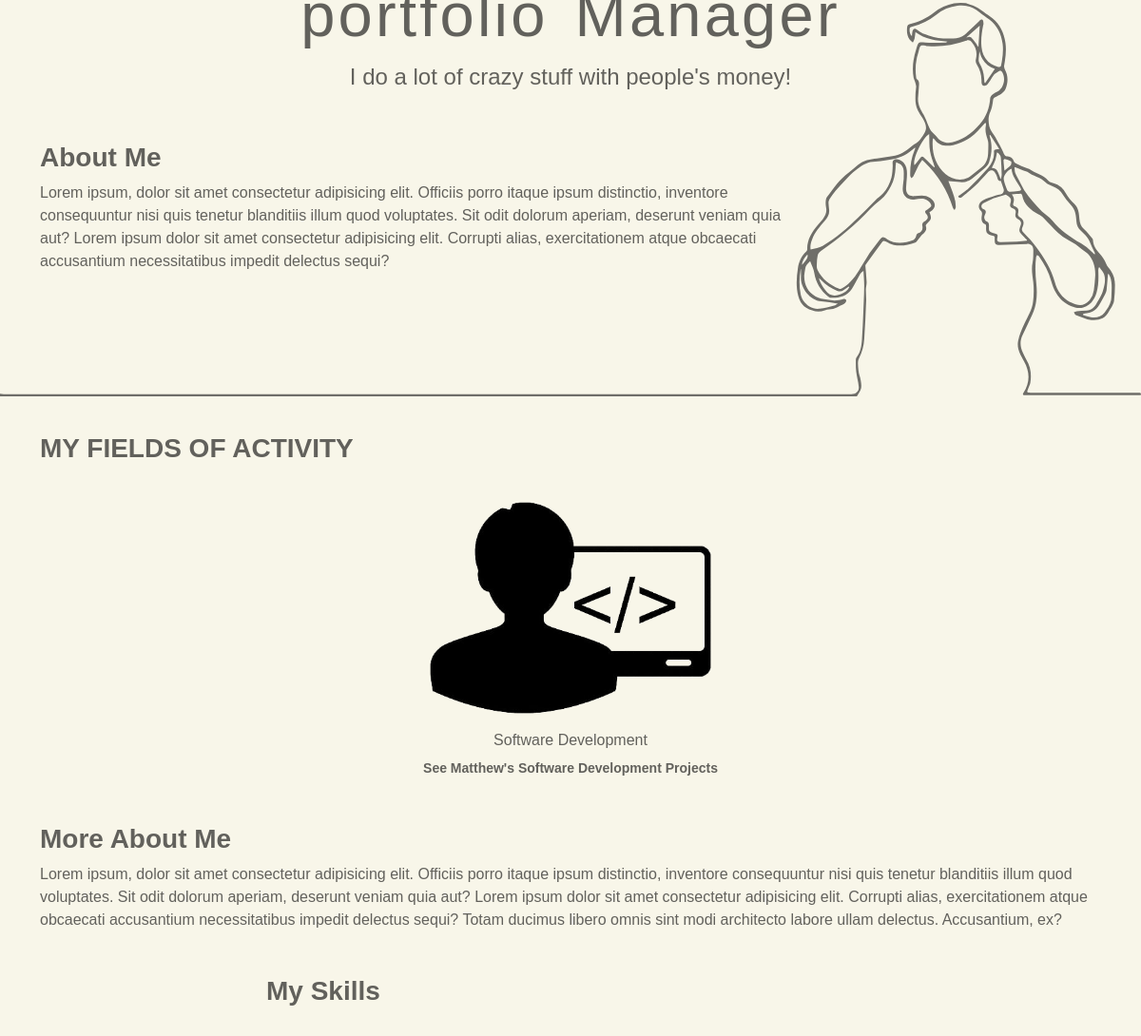
The app's page / (middle part), older data.
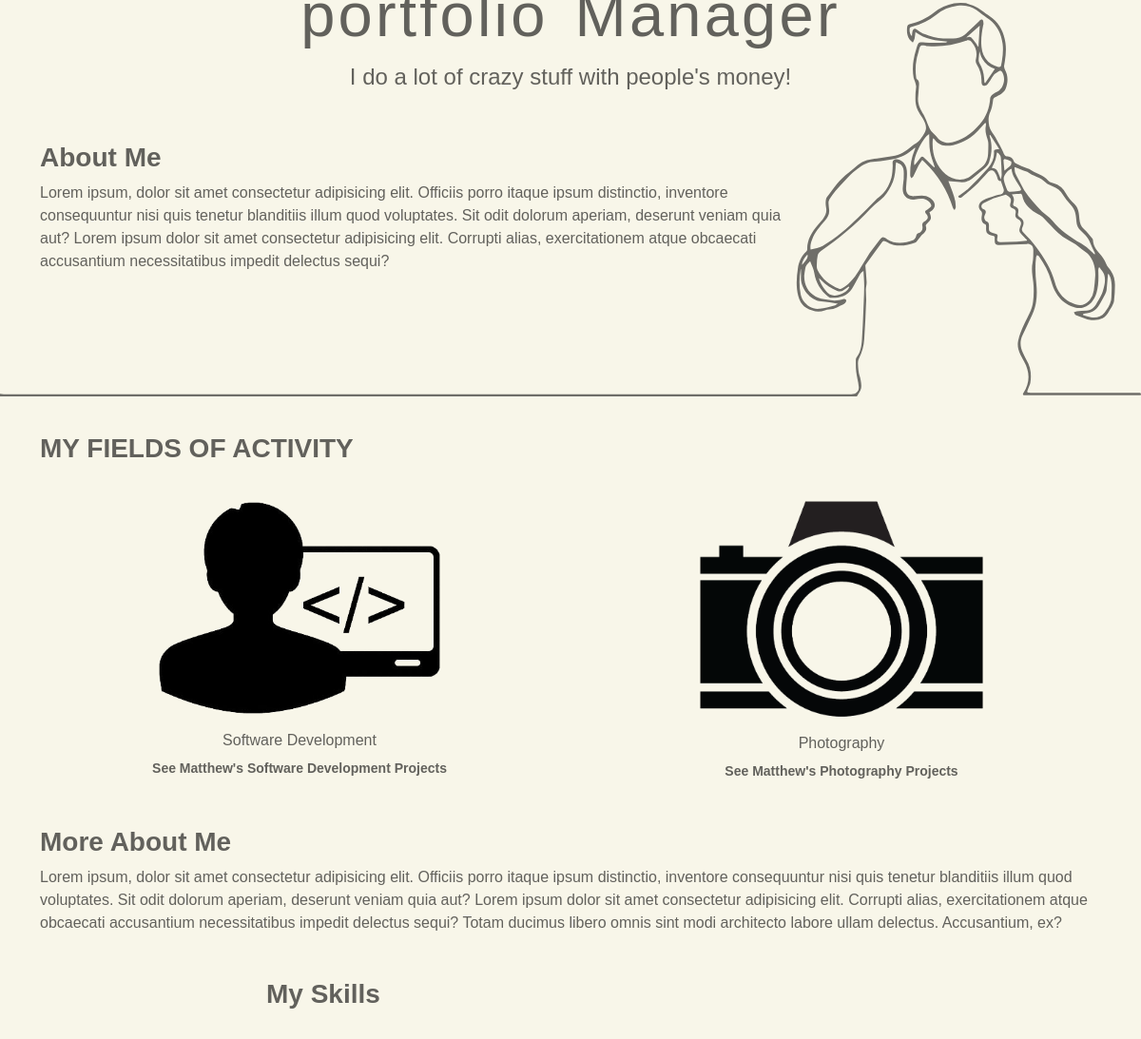
The same page, newer data.
### matthewsportfolio/models.py (models this page shows, shortened)
class Field(models.Model):
    id = models.UUIDField(default=uuid.uuid4, unique=True, primary_key=True, editable=False)
    title = models.CharField(max_length=255)
    description = models.TextField(null=True, blank=True)
    logo = models.ImageField(null=True, blank=True)

class Person(models.Model):
    first_name = models.CharField(max_length=255, default='Matthew')
    last_name = models.CharField(max_length=255, default='Mohaghegh')
    profile_picture = models.ImageField(null=True, default='static/images/profile.png')
    headline = models.CharField(max_length=255, default='portfolio Manager')
    description = models.CharField(max_length=400, default="I do a lot of crazy stuff with people's money!")
    about = models.CharField(max_length=2000, null=True, blank=True, default='Lorem ipsum, dolor sit amet consectetur adipisicing elit. \
        Officiis porro itaque ipsum distinctio, inventore consequuntur nisi quis tenetur blanditiis illum quod voluptates.\
        Sit odit dolorum aperiam, deserunt veniam quia aut? Lorem ipsum dolor sit amet consectetur adipisicing elit. Corrupti \
        alias, exercitationem atque obcaecati accusantium necessitatibus impedit delectus sequi?')
    more_about = models.CharField(max_length=2000, null=True, blank=True, default='Lorem ipsum, dolor sit amet consectetur adipisicing elit. \
        Officiis porro itaque ipsum distinctio, inventore consequuntur nisi quis tenetur blanditiis illum quod voluptates.\
        Sit odit dolorum aperiam, deserunt veniam quia aut? Lorem ipsum dolor sit amet consectetur adipisicing elit. Corrupti \
        alias, exercitationem atque obcaecati accusantium necessitatibus impedit delectus sequi?')

### matthewsportfolio/views.py (the view)
# urls.py: path('', views.HomePage, name='home'),
def HomePage(request):
    persons = Person.objects.all()
    fields = Field.objects.all()
    projects = Project.objects.all()
    detailed_skills = Skill.objects.exclude(description='')
    skills = Skill.objects.filter(description='')
    endorsements = Endorsement.objects.filter(approved=True)
    form = MessageForm()
    if request.method == 'POST':
        form = MessageForm(request.POST)
        if form.is_valid():
            form.save()
            messages.success(request, 'Your message was successfully sent!')
    context = {'persons': persons, 'fields': fields, 'projects': projects, 'detailed_skills': detailed_skills, 'skills': skills, 'endorsements': endorsements, 'form': form}
    return render(request, 'base/home.html', context)

### matthewsportfolio/templates/base/home.html (shortened to what this page needs)
{% extends 'base/main.html' %}
{% load static %}
{% block content %}
<section id="hero" class="pd-top-30">
    <div class="container">
        <div class="hero-content">
            {% for person in persons %}
            <div class="hero-content-subsection">
                <h3>{{ person.headline }}</h3>
                <p>{{ person.description }}</p>
            </div>
            {% if person.about %}
            <div class="about-me">
                <h3 class="font-bold">About Me</h3>
                <div class="about-me-content"><p>{{ person.about }}</p></div>
            </div>
            {% endif %}
            {% endfor %}
        </div>
    </div>
    <div class="icon"><img src="static/images/man-right-to-left.svg" alt=""></div>
</section>
{% if fields %}
<section id="fields">
    <div class="container">
        <div class="field-wrapper row pd-top-30 justify-content-around">
            <h3 class="font-bold">My Fields of Activity</h3>
            {% for field in fields %}
            <div class="field-column col-md-4 pd-top-30">
                <a href="{% url 'field' field.id %}"><img class="field-logo-home" src="{{ field.logo.url }}" alt="Field 1"></a>
                <div class="field-body">
                    <h6>{{ field.title }}</h6>
                    {% for person in persons %}
                    <a href="{% url 'field' field.id %}">See {{ person.first_name }}'s {{ field.title }} Projects</a>
                    {% endfor %}
                </div>
            </div>
            {% endfor %}
        </div>
    </div>
</section>
{% endif %}
{% for person in persons %}
{% if person.more_about %}
<section id="more-about-me" class="pd-top-30">
    <div class="container">
        <div class="more-about-me">
            <h3 class="font-bold">More About Me</h3>
            <p>{{ person.more_about }}</p>
        </div>
    </div>
</section>
{% endif %}
{% endfor %}
<section id="skills" class="pd-top-30">
    <div class="container">
        <h3 class="font-bold">My Skills</h3>
        <div class="skills-container">
            <h3 class="pd-top-30 font-bold">My Other Skills</h4>
        </div>
    </div>
</section>
{% endblock content %}

Row changes from the older to the newer data that the page shows:
added Field: logo (picture), title "Photography", Person (first_name "Matthew")
